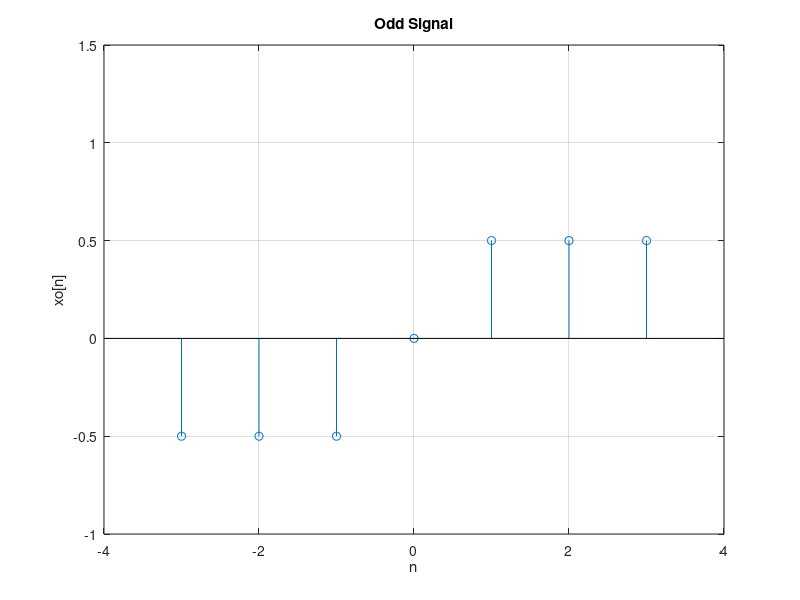

The MATLAB script that drew this image:
n=-3:3;
xn=[0 0 0 1 1 1 1];
xN=[1 1 1 1 0 0 0];
xN=fliplr(xn);
xN=xn(length(xn):-1:1);
xo=(xn-xN)/2;
stem(n,xo);
axis([-4 4 -1 1.5]);
grid;
xlabel('n');
ylabel('xo[n]');
title('Odd Signal');